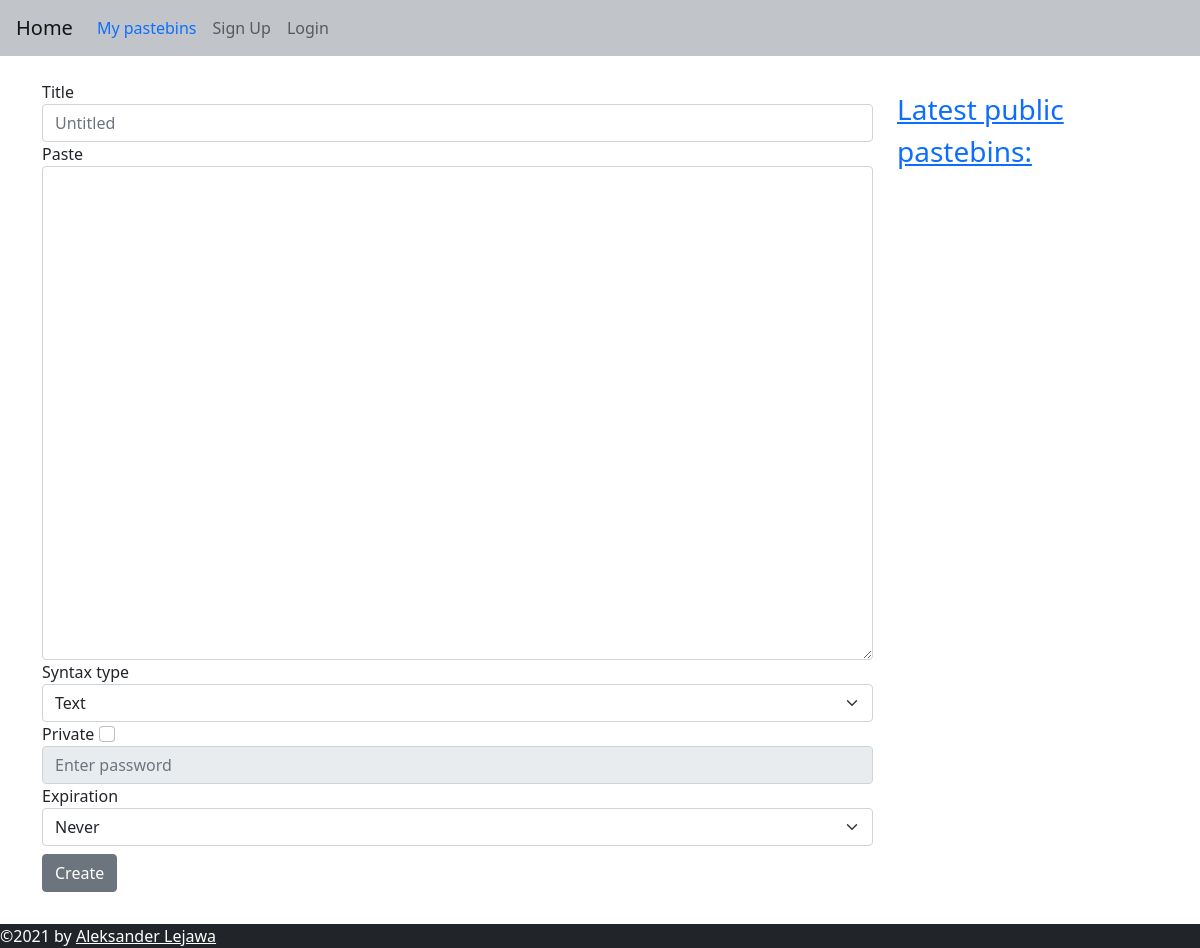
Before: / with the older database file.
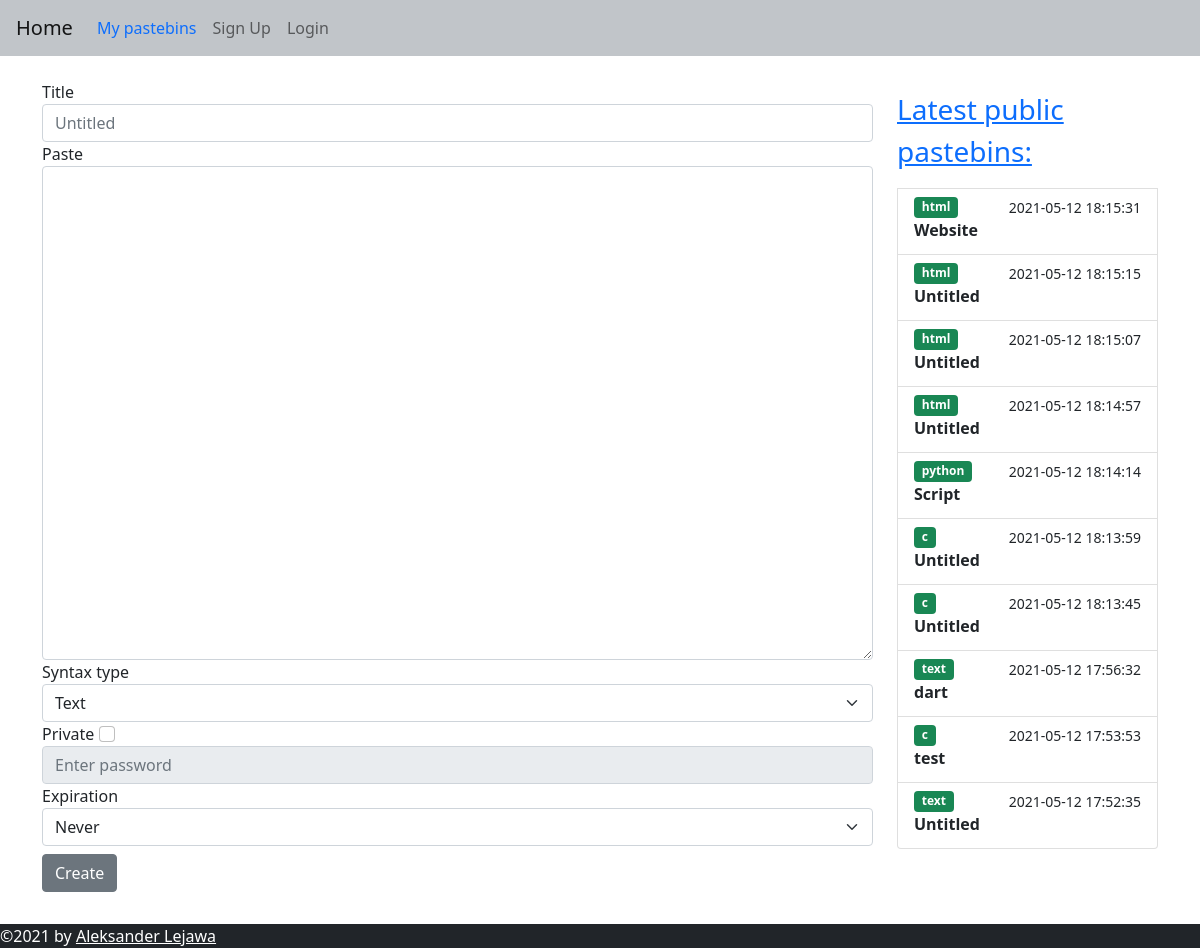
After: the same page with the newer database file.
### web/models.py (models this page shows, shortened)
class Pastebin(db.Model):
    id = db.Column(db.Integer, primary_key=True)
    title = db.Column(db.String(100), default="Untitled")
    content = db.Column(db.String(60000))
    syntax = db.Column(db.String(50))
    user_id = db.Column(db.Integer, db.ForeignKey("user.id"))
    date = db.Column(db.DateTime(timezone=True))
    expire_date = db.Column(db.DateTime(timezone=True))
    password = db.Column(db.String(150))
    link = db.Column(db.String(150), unique=True)
    def is_expired(self):
        if self.expire_date:
            if datetime.utcnow() > self.expire_date:
                db.session.delete(self)
                db.session.commit()
                return True
            return False
        else:
            return False

### web/pastebin/routes.py (the view, shortened to what this page needs)
@bp.route("/", methods=["GET", "POST"])
def home():
   form = CreatePastebinForm()
   return render_template("home.html", user=current_user, form=form, public_pastebins=get_public_pastebins())

### web/pastebin/forms.py (shortened to what this page needs)
class CreatePastebinForm(FlaskForm):
    types = [
        "Text","Bash", "C", "C#", "C++", "CSS", "GO", "HTML", "HTTP", "INI",
        "Java", "JavaScript", "JSON", "Kotlin", "LUA", "Markdown", "Objective-C",
        "Perl", "PHP", "Python", "R", "Ruby", "Rust", "SQL", "TypeScript"
    ]
    dates = [
        "Never",
        "1 Minute",
        "15 Minutes",
        "1 Hour",
        "1 Day",
        "1 Week",
        "1 Month",
        "1 Year"
    ]
    title = StringField("Title", validators=[Optional(), Length(max=100, message="Title can't exceed %(max)d characters.")], filters= [lambda x: x or None])
    content = TextAreaField("Paste", validators=[DataRequired(), Length(max=60000, message="Pastebin can't be longer than %(max)d characters.")])
    syntax = SelectField("Syntax type", choices=types, validators=[DataRequired()])
    private = BooleanField("Private")
    password = StringField()
    expire = SelectField("Expiration", choices=dates)
    submit = SubmitField("Create")

### web/templates/home.html (shortened to what this page needs)
{% extends "base.html" %}
{% block content%}
<div class="row">
  <div class="col-9">
    <form method="POST">
      <div class="form-group mt-3">
        {{ form.title.label}}
        {{ form.title(class_="form-control", placeholder="Untitled")}}
      </div>
      {{ form.content.label }}
      {{ form.content(class_="form-control", cols="35", rows="20") }}
      {{ form.syntax.label}}
      {{ form.syntax(class_="form-select")}}
      {{ form.private.label }}
      {{ form.private(class_="form-check-input") }}
      {{ form.password(class_="form-control", disabled="", placeholder="Enter password") }}
      {{ form.expire.label }}
      {{ form.expire(class_="form-select")}}
      {{ form.submit(class_="btn btn-secondary mt-2 mb-2") }}
    </form>
  </div>
  <div class="col mt-3">
    <div class="list-group mt-2">
      <a href="/public?page=1"><p class="lead fs-3">Latest public pastebins:</a></p>
      {% for pastebin in public_pastebins %}
      <a href="{{pastebin.link}}" class="list-group-item list-group-item-action">
        <div class="d-flex w-100 justify-content-between">
          <span class="badge bg-success">{{ pastebin.syntax }}</span>
          <small>{{ pastebin.date.replace(microsecond=0) }}</small>
        </div>
        <p class="mb-1"><b>{{ pastebin.title if pastebin.title|length < 15 else pastebin.title[:15] + "..."}}</b></p>
      </a>
      {% endfor %}
    </div>
  </div>
</div>
{% endblock %}

Changed rows visible on the page:
added Pastebin: syntax "html", date.replace "2021-05-12 18:15:31", title "Website"
added Pastebin: syntax "html", date.replace "2021-05-12 18:15:15", title "Untitled"
added Pastebin: syntax "html", date.replace "2021-05-12 18:15:07", title "Untitled"
added Pastebin: syntax "html", date.replace "2021-05-12 18:14:57", title "Untitled"
added Pastebin: syntax "python", date.replace "2021-05-12 18:14:14", title "Script"
added Pastebin: syntax "c", date.replace "2021-05-12 18:13:59", title "Untitled"
added Pastebin: syntax "c", date.replace "2021-05-12 18:13:45", title "Untitled"
added Pastebin: syntax "text", date.replace "2021-05-12 17:56:32", title "dart"
added Pastebin: syntax "c", date.replace "2021-05-12 17:53:53", title "test"
added Pastebin: syntax "text", date.replace "2021-05-12 17:52:35", title "Untitled"
